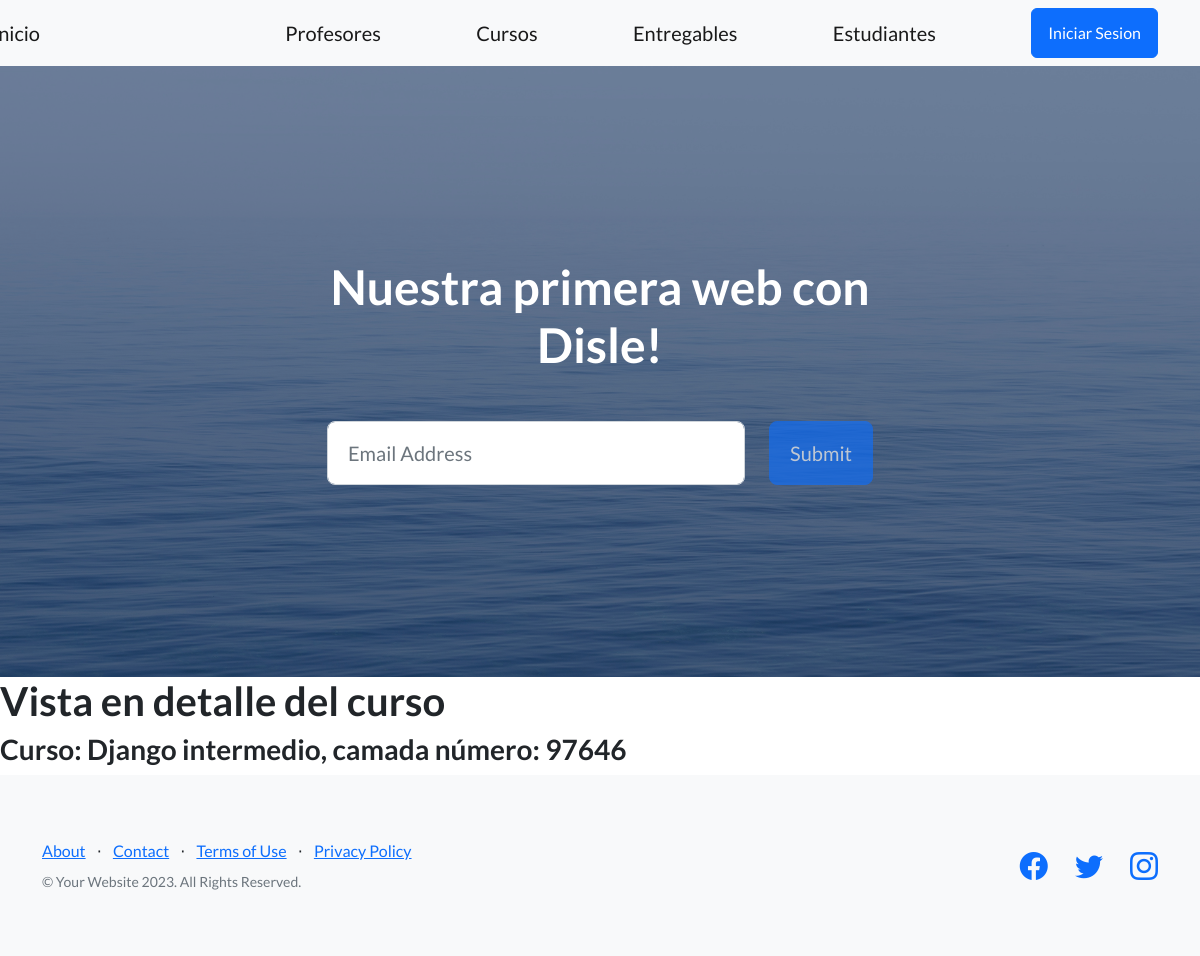
The app's page /app-coder/detalle-curso/10, older data.
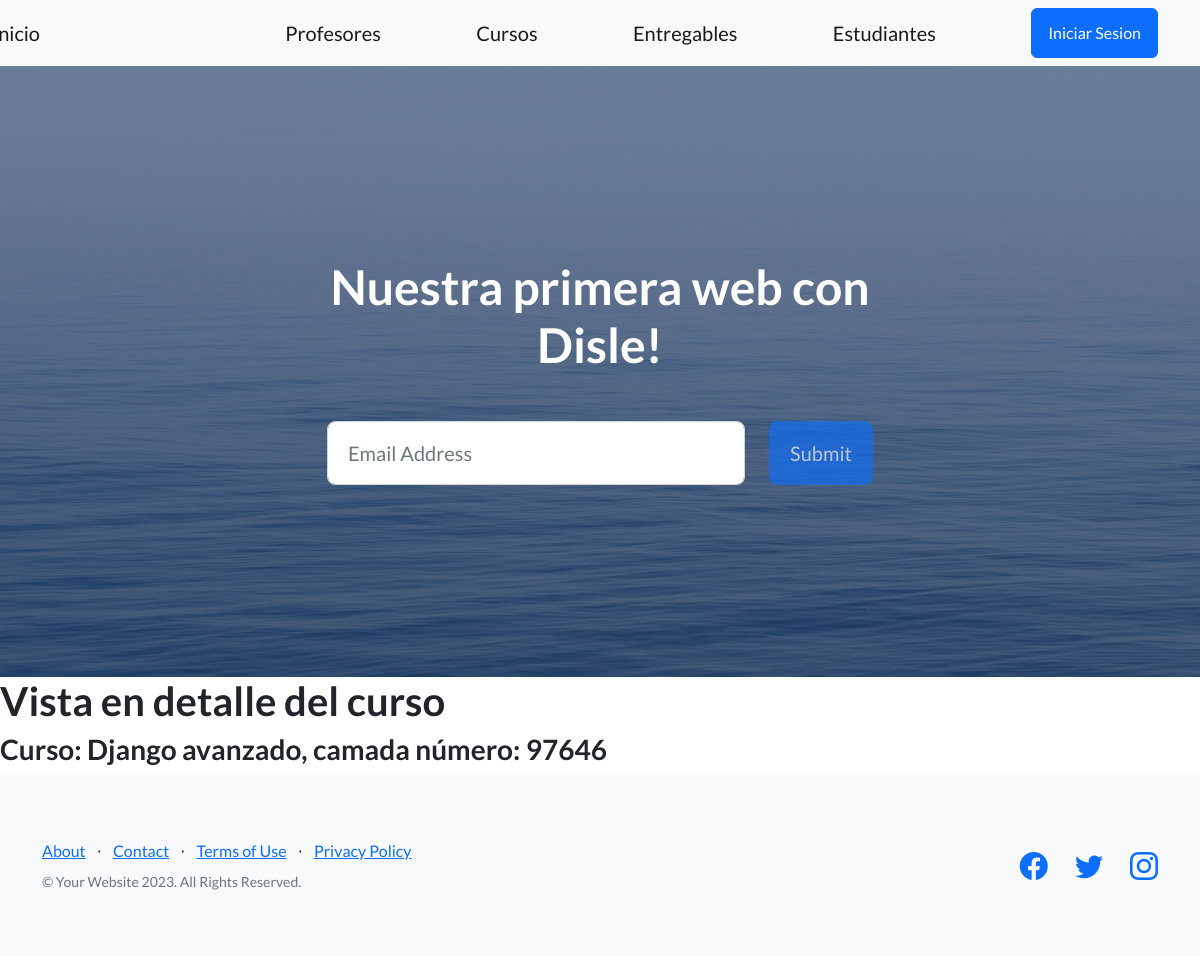
The same page, newer data.
### app_coder/models.py (models this page shows, shortened)
class Curso(models.Model):
    nombre = models.CharField(max_length=50)
    camada = models.IntegerField()
    class Meta():
        verbose_name = 'Course'
        verbose_name_plural = 'My Courses...'
        ordering = ('nombre', 'camada')

### app_coder/views.py (the view)
# urls.py: path('detalle-curso/<pk>', CursoDetail.as_view(), name = "DetalleCurso"), #Al no definir id como parametro en la class, se pone pk
class CursoDetail(DetailView):
    model=Curso
    template_name = 'curso_detail.html'
    context_object_name = 'curso'

### app_coder/templates/curso_detail.html
{% extends 'padre.html' %}
{% block contenidoquecambia %}
    <h1>Vista en detalle del curso</h1>
    <h3>Curso: {{curso.nombre}}, camada número: {{curso.camada}}</h3>
{% endblock contenidoquecambia %}

Row changes from the older to the newer data that the page shows:
changed Curso: nombre "Django intermedio" → "Django avanzado"
